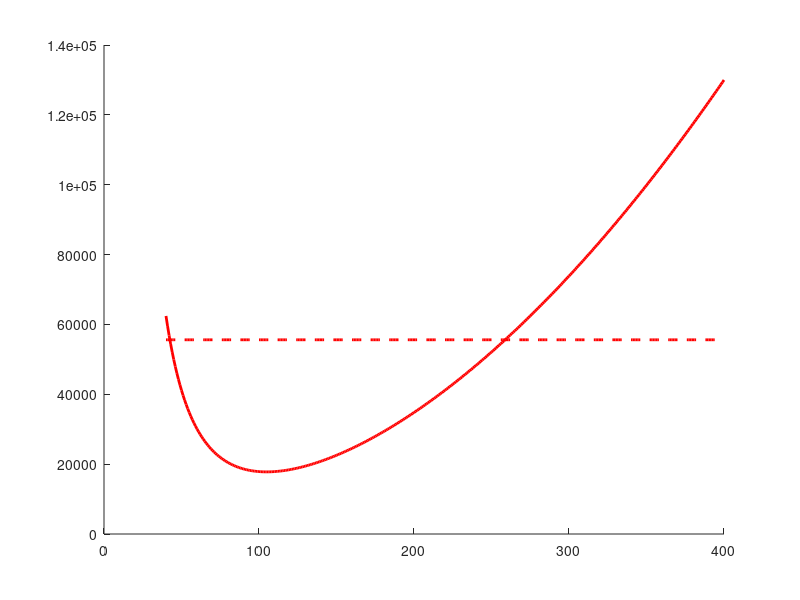

Write MATLAB code to recreate this figure. (Note: this script raises an error after producing the figure.)
%Trabalho Final - Desempenho
%Parte 2 - Envelope de voo em cruzeiro
%Exercício 3B: Comparação com Nível do Mar (SL) e FL450 (45000ft ou 13716m)

%% Modelo da Aeronave
m = 33100; %massa total (kg)
S = 88; %Área da asa (m^2)
CL_max = 2.0; %Coeficiente de sustentação máx. p/ flapes recolhidos
g = 9.81; %gravidade (m/s^2)

%% Cálculos dos demais dados
% Peso (N)
W = m * g;

% Densidade do ar para as 3 altitudes (kg/m³)
altitudes = [0, 3048, 13716];% Nível do mar = 0; 10.000 ft = 3.048m e 45000ft = 13716m.
rho = 1.225 * exp(-altitudes / 8500);
%confirmar rho, dito que achei a fórmula por pesquisa na internet kkkkkkkkk

% Arrasto parasita
CD0 = 0.015; %Para flapes Recolhidos: CD = CD0 + k(CL)^2 (p nossa aeronave: CD = 0.015 + 0.05CL^2)
%slide nº 6 (Aula: Envelopes de Voo)

% Coeficiente de arrasto induzido
k = 0.05; %Para flapes Recolhidos: CD = CD0 + k(CL)^2 (p nossa aeronave: CD = 0.015 + 0.05CL^2)
%slide nº 6 (Aula: Envelopes de Voo)

% Velocidades de teste (m/s)
V = 40:1:400; % Ampliada para cobrir FL450

%% Plot
% Cores para cada altitude
colors = ['r', 'g', 'b'];

figure; hold on;

%% Loop para cada altitude
for i = 1:length(altitudes)
    % Tração disponível (manete 100%)
    T_available = 2 * ( (rho(i)/1.225).^(0.6) * 27800 ); %slide nº 11 (Aula: Envelopes de Voo)
    
    % Tração requerida (Arrasto):

    % Coeficiente de sustentação (CL)
    CL = (2 * W) ./ (rho(i) .* S .* V.^2); %slide nº 5 (Aula: Envelopes de Voo)

    % Coeficiente de arrasto (CD)
    CD = CD0 + k * CL.^2; %slide nº 6 (Aula: Envelopes de Voo)

    % Tração requerida (Arrasto Parabólico)
    D = 0.5 * rho(i) * V.^2 * S .* CD; %slide nº 6 (Aula: Envelopes de Voo)
    
    % Plot das curvas de tração
    plot(V, D, 'Color', colors(i), 'LineWidth', 2, ...
         'DisplayName', ['Tração Req. @ ' num2str(altitudes(i)/1000) ' m']);
    plot(V, T_available * ones(size(V)), '--', 'Color', colors(i), 'LineWidth', 2, ...
         'DisplayName', ['Tração Disp. @ ' num2str(altitudes(i)/1000) ' m']);
    
    % Linha de estol com legenda
    V_stall = sqrt(2 * W / (rho(i) * S * CL_max));
    xline(V_stall, '--', 'Color', colors(i), ...
        'DisplayName', ['Vel. Estol (' num2str(altitudes(i)/1000) ' m)']);
end

% Limite de velocidade máxima (Vmo)
% Vmo = 890 / 3.6; % 890 km/h -> m/s
% xline(Vmo, 'k--', 'LineWidth', 1.5, 'DisplayName', 'V_{mo}');

% Ajustes do gráfico
xlabel('Velocidade (m/s)');
ylabel('Tração (N)');
title('Tração vs. Velocidade em Diferentes Altitudes');
legend('Location', 'northeast');
grid on;